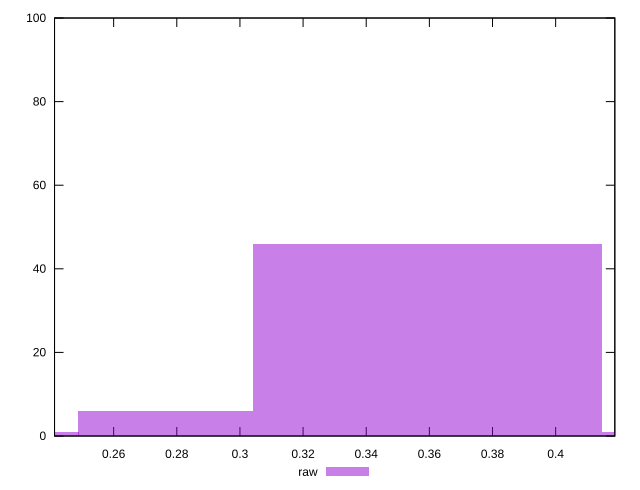

Source code (gnuplot):
reset

$raw <<EOF
0.2212152687443084 1
0.3871267203025397 46
0.3318229031164626 46
0.27651908593038554 6
0.4424305374886168 1
EOF

set key outside below
set boxwidth 0.0553038171860771
set xrange [0.24127341626639598:0.4187420416717832]
set yrange [0:100]
set trange [0:100]
set style fill transparent solid 0.5 noborder
set terminal svg size 640, 490 enhanced background rgb 'white'
set output "report_00025_2021-02-22T21:38:55.199Z/meta/pScore/samples/pages+cached/raw/histogram.svg"

plot $raw title "raw" with boxes

reset
